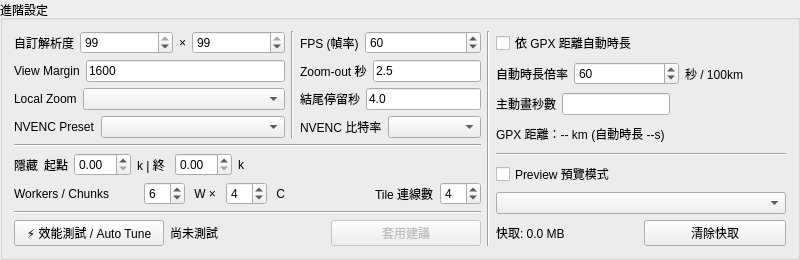
     <widget class="QGroupBox" name="groupBox">
      <property name="sizePolicy">
       <sizepolicy hsizetype="Preferred" vsizetype="Expanding">
        <horstretch>0</horstretch>
        <verstretch>0</verstretch>
       </sizepolicy>
      </property>
      <property name="maximumSize">
       <size>
        <width>16777215</width>
        <height>250</height>
       </size>
      </property>
      <property name="title">
       <string>進階設定</string>
      </property>
      <layout class="QGridLayout" name="gridLayout_3">
       <item row="0" column="0">
        <layout class="QVBoxLayout" name="verticalLayout">
         <item>
          <layout class="QHBoxLayout" name="horizontalLayout_12">
           <item>
            <widget class="QLabel" name="lbl_custom_res">
             <property name="toolTip">
              <string>用途：選擇輸出影片的解析度尺寸與畫面比例（9:16, 16:9, 1:1 等）。</string>
             </property>
             <property name="text">
              <string>自訂解析度</string>
             </property>
            </widget>
           </item>
           <item>
            <layout class="QHBoxLayout" name="horizontalLayout_custom_res">
             <item>
              <widget class="QSpinBox" name="spin_width">
               <property name="sizePolicy">
                <sizepolicy hsizetype="Expanding" vsizetype="Fixed">
                 <horstretch>0</horstretch>
                 <verstretch>0</verstretch>
                </sizepolicy>
               </property>
               <property name="value">
                <number>99</number>
               </property>
              </widget>
             </item>
             <item>
              <widget class="QLabel" name="lbl_x">
               <property name="text">
                <string>×</string>
               </property>
              </widget>
             </item>
             <item>
              <widget class="QSpinBox" name="spin_height">
               <property name="sizePolicy">
                <sizepolicy hsizetype="Expanding" vsizetype="Fixed">
                 <horstretch>0</horstretch>
                 <verstretch>0</verstretch>
                </sizepolicy>
               </property>
               <property name="value">
                <number>99</number>
               </property>
              </widget>
             </item>
            </layout>
           </item>
          </layout>
         </item>
         <item>
          <layout class="QHBoxLayout" name="horizontalLayout_13">
           <item>
            <widget class="QLabel" name="lbl_view_margin">
             <property name="toolTip">
              <string>用途：控制主動畫鏡頭在摩托車位置周圍一次看多大的實際地理範圍（公尺，預設 1600）。</string>
             </property>
             <property name="text">
              <string>View Margin</string>
             </property>
            </widget>
           </item>
           <item>
            <widget class="QLineEdit" name="lineEdit_view_margin">
             <property name="toolTip">
              <string>用途：控制主動畫鏡頭在摩托車位置周圍一次看多大的實際地理範圍（公尺，預設 1600）。</string>
             </property>
             <property name="text">
              <string>1600</string>
             </property>
            </widget>
           </item>
          </layout>
         </item>
         <item>
          <layout class="QHBoxLayout" name="horizontalLayout_14">
           <item>
            <widget class="QLabel" name="lbl_local_zoom">
             <property name="toolTip">
              <string>用途：決定主動畫局部底圖下載的地圖縮放層級（預設 17 或 auto）。</string>
             </property>
             <property name="text">
              <string>Local Zoom</string>
             </property>
            </widget>
           </item>
           <item>
            <widget class="QComboBox" name="combo_local_zoom">
             <property name="sizePolicy">
              <sizepolicy hsizetype="Expanding" vsizetype="Fixed">
               <horstretch>0</horstretch>
               <verstretch>0</verstretch>
              </sizepolicy>
             </property>
             <property name="toolTip">
              <string>用途：決定主動畫局部底圖下載的地圖縮放層級（預設 17 或 auto）。</string>
             </property>
            </widget>
           </item>
          </layout>
         </item>
         <item>
          <layout class="QHBoxLayout" name="horizontalLayout_15">
           <item>
            <widget class="QLabel" name="lbl_preset">
             <property name="toolTip">
              <string>用途：控制 NVIDIA NVENC 速度與品質取捨（預設 p5）。</string>
             </property>
             <property name="text">
              <string>NVENC Preset</string>
             </property>
            </widget>
           </item>
           <item>
            <widget class="QComboBox" name="combo_preset">
             <property name="sizePolicy">
              <sizepolicy hsizetype="Expanding" vsizetype="Fixed">
               <horstretch>0</horstretch>
               <verstretch>0</verstretch>
              </sizepolicy>
             </property>
             <property name="toolTip">
              <string>用途：控制 NVIDIA NVENC 速度與品質取捨（預設 p5）。</string>
             </property>
            </widget>
           </item>
          </layout>
         </item>
        </layout>
       </item>
       <item row="0" column="1">
        <widget class="Line" name="line_2">
         <property name="orientation">
          <enum>Qt::Orientation::Vertical</enum>
         </property>
        </widget>
       </item>
       <item row="0" column="2">
        <layout class="QVBoxLayout" name="verticalLayout_2">
         <item>
          <layout class="QHBoxLayout" name="horizontalLayout_16">
           <item>
            <widget class="QLabel" name="lbl_fps">
             <property name="toolTip">
              <string>用途：設定輸出影片每秒包含多少幀（預設 60 FPS）。</string>
             </property>
             <property name="text">
              <string>FPS (幀率)</string>
             </property>
            </widget>
           </item>
           <item>
            <widget class="QSpinBox" name="spin_fps">
             <property name="sizePolicy">
              <sizepolicy hsizetype="Expanding" vsizetype="Fixed">
               <horstretch>0</horstretch>
               <verstretch>0</verstretch>
              </sizepolicy>
             </property>
             <property name="toolTip">
              <string>用途：設定輸出影片每秒包含多少幀（預設 60 FPS）。</string>
             </property>
             <property name="value">
              <number>60</number>
             </property>
            </widget>
           </item>
          </layout>
         </item>
         <item>
          <layout class="QHBoxLayout" name="horizontalLayout_17">
           <item>
            <widget class="QLabel" name="lbl_zoomout">
             <property name="toolTip">
              <string>用途：主動畫跑完後，鏡頭從局部視角拉遠到完整路線 overview 所花的時間（秒）。</string>
             </property>
             <property name="text">
              <string>Zoom-out 秒</string>
             </property>
            </widget>
           </item>
           <item>
            <widget class="QLineEdit" name="lineEdit_zoomout">
             <property name="toolTip">
              <string>用途：主動畫跑完後，鏡頭從局部視角拉遠到完整路線 overview 所花的時間（秒）。</string>
             </property>
             <property name="text">
              <string>2.5</string>
             </property>
            </widget>
           </item>
          </layout>
         </item>
         <item>
          <layout class="QHBoxLayout" name="horizontalLayout_18">
           <item>
            <widget class="QLabel" name="lbl_end_hold">
             <property name="toolTip">
              <string>用途：完整路徑與 RIDE STATS 出現後，畫面維持多久再結束影片（秒）。</string>
             </property>
             <property name="text">
              <string>結尾停留秒</string>
             </property>
            </widget>
           </item>
           <item>
            <layout class="QHBoxLayout" name="horizontalLayout_19">
             <item>
              <widget class="QLineEdit" name="lineEdit_end_hold">
               <property name="toolTip">
                <string>用途：完整路徑與 RIDE STATS 出現後，畫面維持多久再結束影片（秒）。</string>
               </property>
               <property name="text">
                <string>4.0</string>
               </property>
              </widget>
             </item>
            </layout>
           </item>
          </layout>
         </item>
         <item>
          <layout class="QHBoxLayout" name="horizontalLayout_20">
           <item>
            <widget class="QLabel" name="lbl_bitrate">
             <property name="toolTip">
              <string>用途：設定 H.264 NVENC 輸出碼率（預設 30M）。</string>
             </property>
             <property name="text">
              <string>NVENC 比特率</string>
             </property>
            </widget>
           </item>
           <item>
            <widget class="QComboBox" name="combo_bitrate">
             <property name="sizePolicy">
              <sizepolicy hsizetype="Expanding" vsizetype="Fixed">
               <horstretch>0</horstretch>
               <verstretch>0</verstretch>
              </sizepolicy>
             </property>
             <property name="toolTip">
              <string>用途：設定 H.264 NVENC 輸出碼率（預設 30M）。</string>
             </property>
            </widget>
           </item>
          </layout>
         </item>
        </layout>
       </item>
       <item row="0" column="3" rowspan="6">
        <widget class="Line" name="line_3">
         <property name="orientation">
          <enum>Qt::Orientation::Vertical</enum>
         </property>
        </widget>
       </item>
       <item row="0" column="4" rowspan="6">
        <layout class="QVBoxLayout" name="verticalLayout_4">
         <item>
          <layout class="QGridLayout" name="gridLayout_2">
           <item row="0" column="0">
            <widget class="QCheckBox" name="chk_auto_duration">
             <property name="toolTip">
              <string>用途：依 GPX 總距離自動計算主動畫長度，讓不同長度的騎乘路線保持相近節奏。</string>
             </property>
             <property name="text">
              <string>依 GPX 距離自動時長</string>
             </property>
            </widget>
           </item>
           <item row="0" column="1" colspan="2">
            <spacer name="horizontalSpacer">
             <property name="orientation">
              <enum>Qt::Orientation::Horizontal</enum>
             </property>
             <property name="sizeHint" stdset="0">
              <size>
               <width>73</width>
               <height>13</height>
              </size>
             </property>
            </spacer>
           </item>
           <item row="1" column="0" colspan="3">
            <layout class="QHBoxLayout" name="horizontalLayout_21">
             <item>
              <widget class="QLabel" name="lbl_rate">
               <property name="toolTip">
                <string>用途：自動時長的節奏倍率。公式約為：距離 km ÷ 100 × 此數值（預設 60 秒/100km）。</string>
               </property>
               <property name="text">
                <string>自動時長倍率</string>
               </property>
              </widget>
             </item>
             <item>
              <layout class="QHBoxLayout" name="horizontalLayout_rate">
               <item>
                <widget class="QSpinBox" name="spin_seconds_per_100km">
                 <property name="sizePolicy">
                  <sizepolicy hsizetype="Expanding" vsizetype="Fixed">
                   <horstretch>0</horstretch>
                   <verstretch>0</verstretch>
                  </sizepolicy>
                 </property>
                 <property name="minimum">
                  <number>1</number>
                 </property>
                 <property name="maximum">
                  <number>9999</number>
                 </property>
                 <property name="value">
                  <number>60</number>
                 </property>
                </widget>
               </item>
               <item>
                <widget class="QLabel" name="lbl_rate_unit">
                 <property name="text">
                  <string>秒 / 100km</string>
                 </property>
                </widget>
               </item>
              </layout>
             </item>
            </layout>
           </item>
           <item row="1" column="3">
            <spacer name="horizontalSpacer_2">
             <property name="orientation">
              <enum>Qt::Orientation::Horizontal</enum>
             </property>
             <property name="sizeHint" stdset="0">
              <size>
               <width>37</width>
               <height>13</height>
              </size>
             </property>
            </spacer>
           </item>
           <item row="2" column="0" colspan="2">
            <layout class="QHBoxLayout" name="horizontalLayout">
             <item>
              <widget class="QLabel" name="lbl_duration">
               <property name="toolTip">
                <string>用途：控制摩托車沿 GPX 路徑播放的主動畫長度（秒）。</string>
               </property>
               <property name="text">
                <string>主動畫秒數</string>
               </property>
              </widget>
             </item>
             <item>
              <widget class="QLineEdit" name="lineEdit_duration">
               <property name="toolTip">
                <string>用途：控制摩托車沿 GPX 路徑播放的主動畫長度（秒）。</string>
               </property>
              </widget>
             </item>
            </layout>
           </item>
           <item row="2" column="2" colspan="2">
            <spacer name="horizontalSpacer_3">
             <property name="orientation">
              <enum>Qt::Orientation::Horizontal</enum>
             </property>
             <property name="sizeHint" stdset="0">
              <size>
               <width>110</width>
               <height>13</height>
              </size>
             </property>
            </spacer>
           </item>
           <item row="3" column="0" colspan="2">
            <widget class="QLabel" name="label_distance_info">
             <property name="toolTip">
              <string>用途：依 GPX 總距離自動計算主動畫長度，讓不同長度的騎乘路線保持相近節奏。</string>
             </property>
             <property name="text">
              <string>GPX 距離：-- km (自動時長 --s)</string>
             </property>
            </widget>
           </item>
           <item row="3" column="2">
            <spacer name="horizontalSpacer_4">
             <property name="orientation">
              <enum>Qt::Orientation::Horizontal</enum>
             </property>
             <property name="sizeHint" stdset="0">
              <size>
               <width>40</width>
               <height>20</height>
              </size>
             </property>
            </spacer>
           </item>
          </layout>
         </item>
         <item>
          <widget class="Line" name="line_4">
           <property name="orientation">
            <enum>Qt::Orientation::Horizontal</enum>
           </property>
          </widget>
         </item>
         <item>
          <widget class="QCheckBox" name="chk_preview">
           <property name="toolTip">
            <string>用途：只渲染一小段主動畫，快速檢查 HUD、路徑、地圖與畫質設定。</string>
           </property>
           <property name="text">
            <string>Preview 預覽模式</string>
           </property>
          </widget>
         </item>
          <item>
           <widget class="QComboBox" name="combo_cache_mode">
            <property name="toolTip">
             <string>用途：切換底圖磁碟快取模式。自動暫存模式於關閉程式時清除；永久保留模式則保留以加速日後渲染。</string>
            </property>
           </widget>
          </item>
          <item>
           <layout class="QHBoxLayout" name="horizontalLayout_cache_actions">
            <item>
             <widget class="QLabel" name="lbl_cache_size">
              <property name="text">
               <string>快取: 0.0 MB</string>
              </property>
             </widget>
            </item>
            <item>
             <widget class="QPushButton" name="btn_clear_cache">
              <property name="text">
               <string>清除快取</string>
              </property>
             </widget>
            </item>
           </layout>
          </item>
        </layout>
       </item>
       <item row="1" column="0" colspan="3">
        <widget class="Line" name="line">
         <property name="orientation">
          <enum>Qt::Orientation::Horizontal</enum>
         </property>
        </widget>
       </item>
       <item row="2" column="0">
        <layout class="QHBoxLayout" name="horizontalLayout_22">
         <item>
          <widget class="QLabel" name="lbl_hide_privacy">
           <property name="toolTip">
            <string>用途：控制主動畫前段隱藏的 GPX 軌跡距離 (0~50 km)，保護起點隱私。</string>
           </property>
           <property name="text">
            <string>隱藏</string>
           </property>
          </widget>
         </item>
         <item>
          <layout class="QHBoxLayout" name="horizontalLayout_hide">
           <item>
            <widget class="QLabel" name="lbl_hide_start">
             <property name="text">
              <string>起點</string>
             </property>
            </widget>
           </item>
           <item>
            <widget class="QDoubleSpinBox" name="spin_hide_start">
             <property name="sizePolicy">
              <sizepolicy hsizetype="Maximum" vsizetype="Fixed">
               <horstretch>0</horstretch>
               <verstretch>0</verstretch>
              </sizepolicy>
             </property>
            </widget>
           </item>
           <item>
            <widget class="QLabel" name="lbl_hide_end">
             <property name="text">
              <string>k | 終 </string>
             </property>
            </widget>
           </item>
           <item>
            <widget class="QDoubleSpinBox" name="spin_hide_end">
             <property name="sizePolicy">
              <sizepolicy hsizetype="Maximum" vsizetype="Fixed">
               <horstretch>0</horstretch>
               <verstretch>0</verstretch>
              </sizepolicy>
             </property>
            </widget>
           </item>
           <item>
            <widget class="QLabel" name="lbl_hide_unit">
             <property name="text">
              <string>k</string>
             </property>
            </widget>
           </item>
           <item>
            <spacer name="horizontalSpacer_5">
             <property name="orientation">
              <enum>Qt::Orientation::Horizontal</enum>
             </property>
             <property name="sizeHint" stdset="0">
              <size>
               <width>40</width>
               <height>20</height>
              </size>
             </property>
            </spacer>
           </item>
          </layout>
         </item>
        </layout>
       </item>
       <item row="3" column="0">
        <layout class="QHBoxLayout" name="horizontalLayout_23">
         <item>
          <widget class="QLabel" name="lbl_workers_chunks">
           <property name="toolTip">
            <string>用途：同時使用多少個獨立渲染程序處理不同 chunks。</string>
           </property>
           <property name="text">
            <string>Workers / Chunks</string>
           </property>
          </widget>
         </item>
         <item>
          <layout class="QHBoxLayout" name="horizontalLayout_wc">
           <item>
            <widget class="QSpinBox" name="spin_workers">
             <property name="sizePolicy">
              <sizepolicy hsizetype="Maximum" vsizetype="Fixed">
               <horstretch>0</horstretch>
               <verstretch>0</verstretch>
              </sizepolicy>
             </property>
             <property name="value">
              <number>6</number>
             </property>
            </widget>
           </item>
           <item>
            <widget class="QLabel" name="lbl_wc_x">
             <property name="text">
              <string> W × </string>
             </property>
            </widget>
           </item>
           <item>
            <widget class="QSpinBox" name="spin_chunks">
             <property name="sizePolicy">
              <sizepolicy hsizetype="Maximum" vsizetype="Fixed">
               <horstretch>0</horstretch>
               <verstretch>0</verstretch>
              </sizepolicy>
             </property>
             <property name="value">
              <number>4</number>
             </property>
            </widget>
           </item>
           <item>
            <widget class="QLabel" name="lbl_wc_unit">
             <property name="text">
              <string> C</string>
             </property>
            </widget>
           </item>
          </layout>
         </item>
        </layout>
       </item>
       <item row="3" column="2">
        <layout class="QHBoxLayout" name="horizontalLayout_24">
         <item>
          <spacer name="horizontalSpacer_6">
           <property name="orientation">
            <enum>Qt::Orientation::Horizontal</enum>
           </property>
           <property name="sizeHint" stdset="0">
            <size>
             <width>40</width>
             <height>20</height>
            </size>
           </property>
          </spacer>
         </item>
         <item>
          <widget class="QLabel" name="lbl_tile_connections">
           <property name="toolTip">
            <string>用途：contextily 下載地圖 tile 時可同時使用的連線數（預設 4）。</string>
           </property>
           <property name="text">
            <string>Tile 連線數</string>
           </property>
          </widget>
         </item>
         <item>
          <widget class="QSpinBox" name="spin_tile_connections">
           <property name="sizePolicy">
            <sizepolicy hsizetype="Maximum" vsizetype="Fixed">
             <horstretch>0</horstretch>
             <verstretch>0</verstretch>
            </sizepolicy>
           </property>
           <property name="toolTip">
            <string>用途：contextily 下載地圖 tile 時可同時使用的連線數（預設 4）。</string>
           </property>
           <property name="value">
            <number>4</number>
           </property>
          </widget>
         </item>
        </layout>
       </item>
       <item row="4" column="0" colspan="3">
        <widget class="Line" name="line_5">
         <property name="orientation">
          <enum>Qt::Orientation::Horizontal</enum>
         </property>
        </widget>
       </item>
       <item row="5" column="0" colspan="3">
        <layout class="QHBoxLayout" name="horizontalLayout_autotune">
         <item>
          <widget class="QPushButton" name="btn_autotune">
           <property name="maximumSize">
            <size>
             <width>150</width>
             <height>16777215</height>
            </size>
           </property>
           <property name="toolTip">
            <string>用途：用短 benchmark 實測不同 Workers 數量的等效 FPS，再推薦接近峰值效能的最低 worker 數。</string>
           </property>
           <property name="text">
            <string>⚡ 效能測試 / Auto Tune</string>
           </property>
          </widget>
         </item>
         <item>
          <widget class="QLabel" name="label_autotune_result">
           <property name="toolTip">
            <string>用途：用短 benchmark 實測不同 Workers 數量的等效 FPS，再推薦接近峰值效能的最低 worker 數。</string>
           </property>
           <property name="text">
            <string>尚未測試</string>
           </property>
          </widget>
         </item>
         <item>
          <widget class="QPushButton" name="btn_apply_benchmark">
           <property name="enabled">
            <bool>false</bool>
           </property>
           <property name="maximumSize">
            <size>
             <width>150</width>
             <height>16777215</height>
            </size>
           </property>
           <property name="text">
            <string>套用建議</string>
           </property>
          </widget>
         </item>
        </layout>
       </item>
      </layout>
     </widget>
